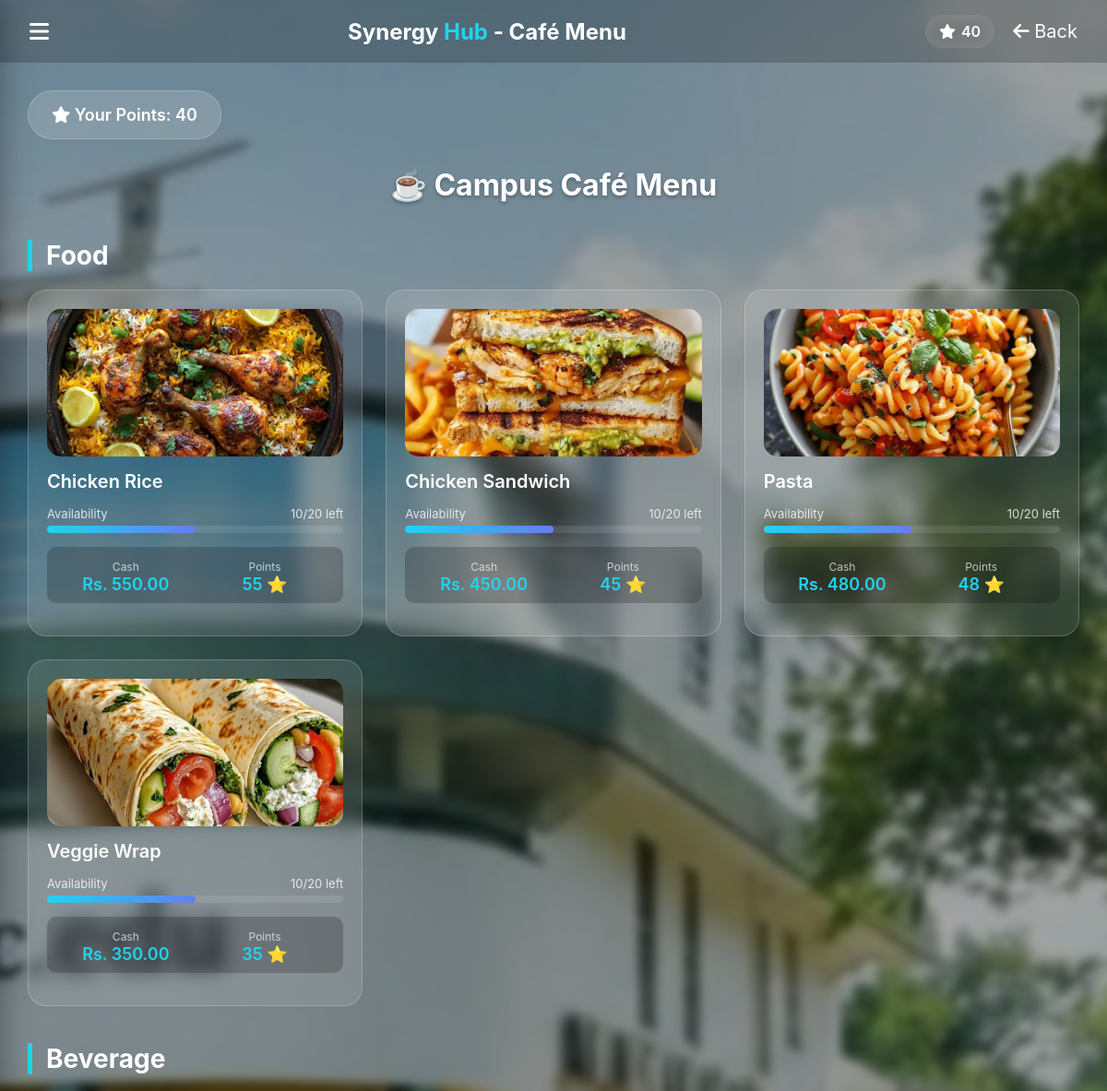
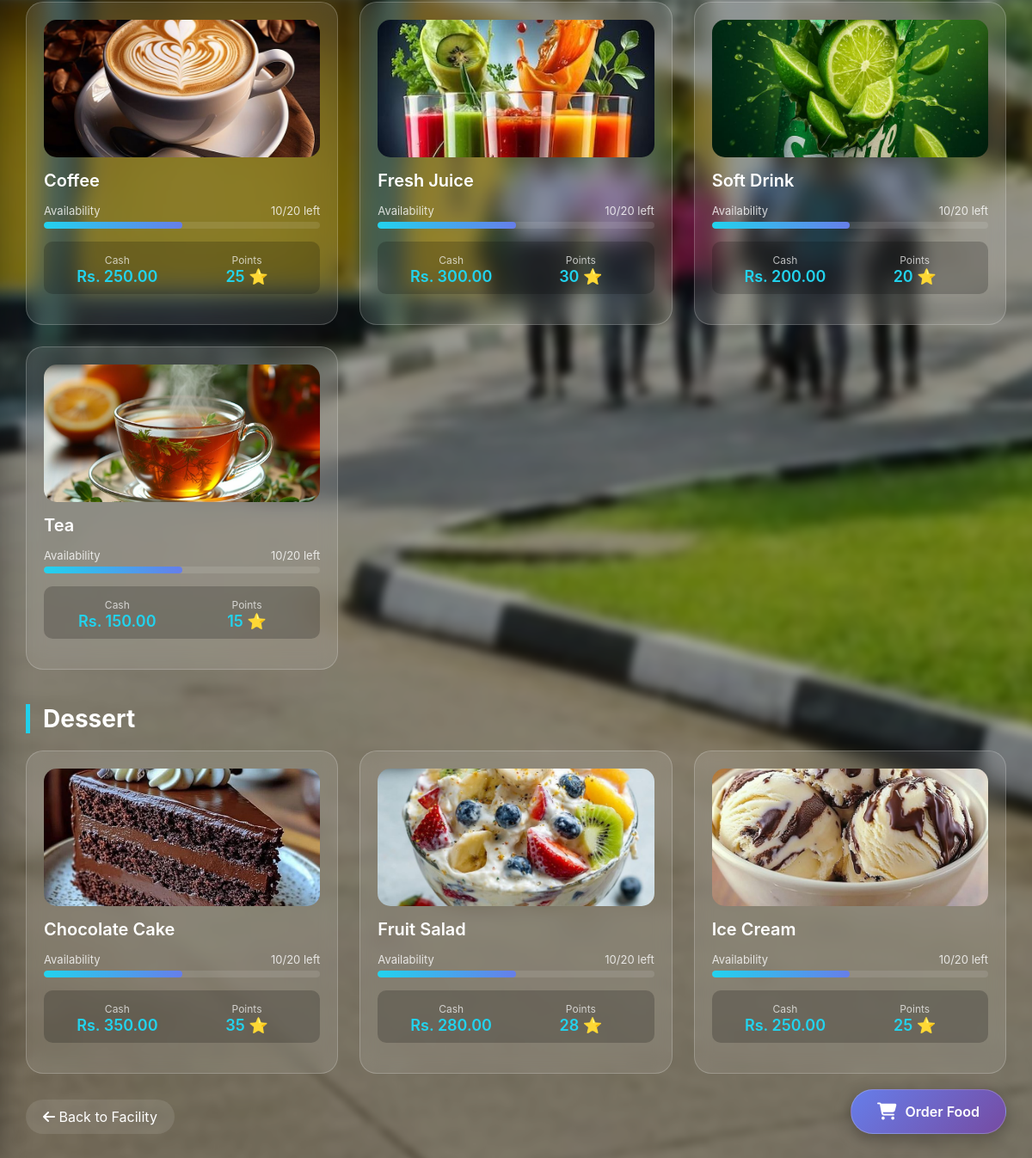
Screenshot of /synergy-hub_Full_Project/cafe_menu.php (signed in) with the database file from the repository (2 pictures, top to bottom).
### tables this page shows
CREATE TABLE `users` (
  `UserID` int(11) NOT NULL,
  `StudentID` varchar(20) DEFAULT NULL,
  `Name` varchar(100) NOT NULL,
  `Email` varchar(100) NOT NULL,
  `PasswordHash` varchar(255) NOT NULL,
  `Role` enum('Admin','User','Visitor') DEFAULT 'User',
  `PointsBalance` int(11) DEFAULT 0,
  `MembershipStatus` enum('Active','Inactive','Expired') DEFAULT 'Active',
  `CreatedAt` timestamp NOT NULL DEFAULT current_timestamp()
);

CREATE TABLE `cafe_menu` (
  `item_id` int(11) NOT NULL,
  `name` varchar(255) NOT NULL,
  `category` enum('Food','Beverage','Dessert') NOT NULL,
  `price` decimal(10,2) NOT NULL,
  `points_price` int(11) DEFAULT 0,
  `image_icon` varchar(50) DEFAULT 'fa-utensils',
  `available` tinyint(1) DEFAULT 1,
  `created_at` timestamp NOT NULL DEFAULT current_timestamp()
);

### synergy-hub_Full_Project/cafe_menu.php (the view, shortened to what this page needs)
<?php
require_once 'config.php';
$user_id = $_SESSION['user_id'];
$facility_id = isset($_GET['id']) ? intval($_GET['id']) : 0;
$menu_sql = "SELECT * FROM cafe_menu WHERE available = TRUE ORDER BY category, name";
$menu_result = mysqli_query($conn, $menu_sql);
$user_sql = "SELECT PointsBalance, Name FROM Users WHERE UserID = ?";
$user_stmt = mysqli_prepare($conn, $user_sql);
mysqli_stmt_bind_param($user_stmt, "i", $user_id);
mysqli_stmt_execute($user_stmt);
$user_result = mysqli_stmt_get_result($user_stmt);
$user = mysqli_fetch_assoc($user_result);
$menu_by_category = [];
while($item = mysqli_fetch_assoc($menu_result)) {
    $menu_by_category[$item['category']][] = $item;
}
$food_images = [
    'Chicken Rice' => 'chickenrice.jpg',
    'Chicken Sandwich' => 'Chicken Sandwich.jfif',
    'Pasta' => 'Pasta.jpg',
    'Veggie Wrap' => 'Veggie Wrap.jfif',
    'Coffee' => 'coffee.jpg',
    'Tea' => 'Tea.jpg',
    'Soft Drink' => 'Soft Drink.jpg',
    'Fresh Juice' => 'juice.jpg',
    'Chocolate Cake' => 'Chocolate Cake.jpg',
    'Ice Cream' => 'Ice Cream.jpg',
    'Fruit Salad' => 'Fruit Salad.jpg',
];
?>
<!DOCTYPE html>
<html lang="en">
<head>
    <link rel="stylesheet" href="https://cdnjs.cloudflare.com/ajax/libs/font-awesome/6.5.0/css/all.min.css">
</head>
<body>
<header class="navbar">
    <div class="menu-btn" onclick="toggleSidebar()">
        <i class="fa-solid fa-bars"></i>
    </div>
    <h1 class="logo">Synergy <span>Hub</span> - Café Menu</h1>
    <div class="icons">
        <div class="points">
            <i class="fa-solid fa-star"></i>
            <span><?php echo $user['PointsBalance']; ?></span>
        </div>
        <a href="facility_details.php?id=<?php echo $facility_id; ?>" class="home-link">
            <i class="fa-solid fa-arrow-left"></i> Back
        </a>
    </div>
</header>
<div class="container">
    <div class="points-badge">
        <i class="fa-solid fa-star"></i> Your Points: <?php echo $user['PointsBalance']; ?>
    </div>
    <h1 class="page-title">☕ Campus Café Menu</h1>
    <?php foreach($menu_by_category as $category => $items): ?>
    <h2 class="menu-category"><?php echo $category; ?></h2>
    <div class="menu-grid">
        <?php foreach($items as $item):
            $image_url = isset($food_images[$item['name']]) ? $food_images[$item['name']] : 'https://images.unsplash.com/photo-1546069901-ba9599a7e63c?w=300&h=200&fit=crop';
            $stock = $item['stock'] ?? 10;
            $stock_percent = ($stock / 20) * 100;
        ?>
        <div class="menu-item">
            <div class="food-image">
                <img src="<?php echo $image_url; ?>" alt="<?php echo htmlspecialchars($item['name']); ?>">
            </div>
            <div class="item-name"><?php echo htmlspecialchars($item['name']); ?></div>
            <div class="availability-section">
                <div class="availability-header">
                    <span>Availability</span>
                    <span><?php echo $stock; ?>/20 left</span>
                </div>
                <div class="availability-bar">
                    <div class="availability-fill <?php echo $stock <= 3 ? 'low' : ''; ?>"
                         style="width: <?php echo $stock_percent; ?>%;"></div>
                </div>
            </div>
            <div class="item-prices">
                <div class="price-tag">
                    <small>Cash</small>
                    <div>Rs. <?php echo number_format($item['price'], 2); ?></div>
                </div>
                <div class="price-tag">
                    <small>Points</small>
                    <div><?php echo $item['points_price']; ?> ⭐</div>
                </div>
            </div>
        </div>
        <?php endforeach; ?>
    </div>
    <?php endforeach; ?>
    <a href="facility_details.php?id=<?php echo $facility_id; ?>" class="back-btn">
        <i class="fa-solid fa-arrow-left"></i> Back to Facility
    </a>
</div>
<a href="cafe_order.php?id=<?php echo $facility_id; ?>" class="floating-order-btn">
    <i class="fa-solid fa-cart-shopping"></i> Order Food
</a>
</body>
</html>

### synergy-hub_Full_Project/cafe_menu.php (style rules this page uses)
* { margin: 0; padding: 0; box-sizing: border-box; font-family: -apple-system, BlinkMacSystemFont, 'Segoe UI', Roboto, Oxygen, Ubuntu, sans-serif; }
body { min-height: 100vh; position: relative; }
.navbar { display: flex; justify-content: space-between; align-items: center; padding: 16px 32px; background: rgba(0,0,0,0.2); backdrop-filter: blur(10px); }
.logo { font-size: 24px; font-weight: 700; color: white; }
.logo span { color: #22d3ee; }
.icons { display: flex; gap: 20px; align-items: center; }
.menu-btn { color: white; font-size: 24px; cursor: pointer; transition: transform 0.3s ease; }
.points { display: flex; align-items: center; gap: 6px; font-weight: 600; padding: 8px 15px; border-radius: 20px; background: rgba(255,255,255,0.15); backdrop-filter: blur(10px); color: white; }
.home-link { color: white; font-size: 20px; text-decoration: none; }
.container { padding: 30px; max-width: 1200px; margin: 0 auto; }
.page-title { color: white; font-size: 32px; margin-bottom: 30px; text-align: center; text-shadow: 0 2px 4px rgba(0,0,0,0.3); }
.points-badge { background: rgba(255,255,255,0.15); backdrop-filter: blur(10px); color: white; padding: 15px 25px; border-radius: 50px; display: inline-block; margin-bottom: 30px; font-weight: 600; font-size: 18px; border: 1px solid rgba(255,255,255,0.2); }
.menu-category { color: white; font-size: 28px; margin: 40px 0 20px; border-left: 5px solid #22d3ee; padding-left: 15px; }
.menu-grid { display: grid; grid-template-columns: repeat(auto-fill, minmax(280px, 1fr)); gap: 25px; }
.menu-item { background: rgba(255,255,255,0.1); backdrop-filter: blur(10px); border-radius: 20px; padding: 20px; border: 1px solid rgba(255,255,255,0.2); transition: all 0.3s; }
.food-image { width: 100%; height: 160px; border-radius: 15px; overflow: hidden; margin-bottom: 15px; position: relative; }
.food-image img { width: 100%; height: 100%; object-fit: cover; }
.item-name { color: white; font-size: 20px; font-weight: 600; margin-bottom: 10px; }
.availability-section { margin: 15px 0; }
.availability-header { display: flex; justify-content: space-between; margin-bottom: 5px; font-size: 13px; color: rgba(255,255,255,0.8); }
.availability-bar { width: 100%; height: 8px; background: rgba(255,255,255,0.1); border-radius: 10px; overflow: hidden; }
.availability-fill { height: 100%; background: linear-gradient(90deg, #22d3ee, #667eea); border-radius: 10px; transition: width 0.3s; }
.item-prices { display: flex; justify-content: space-between; margin: 15px 0; padding: 10px; background: rgba(0,0,0,0.2); border-radius: 10px; }
.price-tag { text-align: center; flex: 1; }
.price-tag small { color: rgba(255,255,255,0.7); font-size: 12px; }
.price-tag div { color: #22d3ee; font-size: 18px; font-weight: 600; }
.back-btn { display: inline-block; margin-top: 30px; color: white; text-decoration: none; font-size: 16px; padding: 10px 20px; background: rgba(255,255,255,0.1); border-radius: 30px; transition: all 0.3s; }
.floating-order-btn { position: fixed; bottom: 30px; right: 30px; background: linear-gradient(135deg, #667eea 0%, #764ba2 100%); color: white; padding: 15px 30px; border-radius: 50px; text-decoration: none; font-weight: 600; font-size: 16px; display: flex; align-items: center; gap: 10px; box-shadow: 0 5px 20px rgba(0,0,0,0.3); z-index: 1000; transition: all 0.3s; border: 1px solid rgba(255,255,255,0.2); }
.floating-order-btn i { font-size: 20px; }

### rows the page displays
users: PointsBalance "40"
cafe_menu: shows a picture, name "Chicken Rice", stock "10", $stock_percent 50 (drawn), price "550.00", points_price "55"
cafe_menu: name (picture), name "Chicken Sandwich", stock "10", $stock_percent 50 (drawn), price "450.00", points_price "45"
cafe_menu: name (picture), name "Pasta", stock "10", $stock_percent 50 (drawn), price "480.00", points_price "48"
cafe_menu: name (picture), name "Veggie Wrap", stock "10", $stock_percent 50 (drawn), price "350.00", points_price "35"
cafe_menu: shows a picture, name "Coffee", stock "10", $stock_percent 50 (drawn), price "250.00", points_price "25"
cafe_menu: shows a picture, name "Fresh Juice", stock "10", $stock_percent 50 (drawn), price "300.00", points_price "30"
cafe_menu: name (picture), name "Soft Drink", stock "10", $stock_percent 50 (drawn), price "200.00", points_price "20"
cafe_menu: shows a picture, name "Tea", stock "10", $stock_percent 50 (drawn), price "150.00", points_price "15"
cafe_menu: name (picture), name "Chocolate Cake", stock "10", $stock_percent 50 (drawn), price "350.00", points_price "35"
cafe_menu: name (picture), name "Fruit Salad", stock "10", $stock_percent 50 (drawn), price "280.00", points_price "28"
cafe_menu: name (picture), name "Ice Cream", stock "10", $stock_percent 50 (drawn), price "250.00", points_price "25"

### other values shown
$category "Food"
$category "Beverage"
$category "Dessert"
